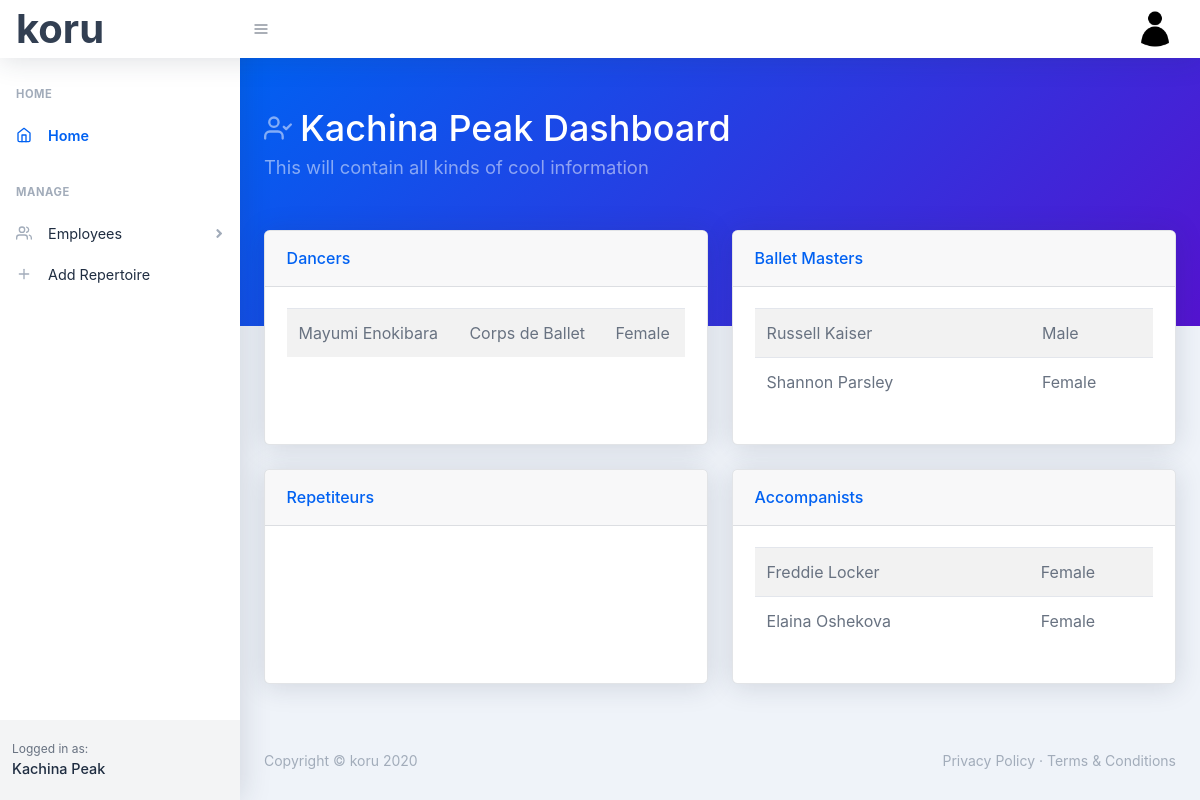
Page / (signed in) on the earlier database version.
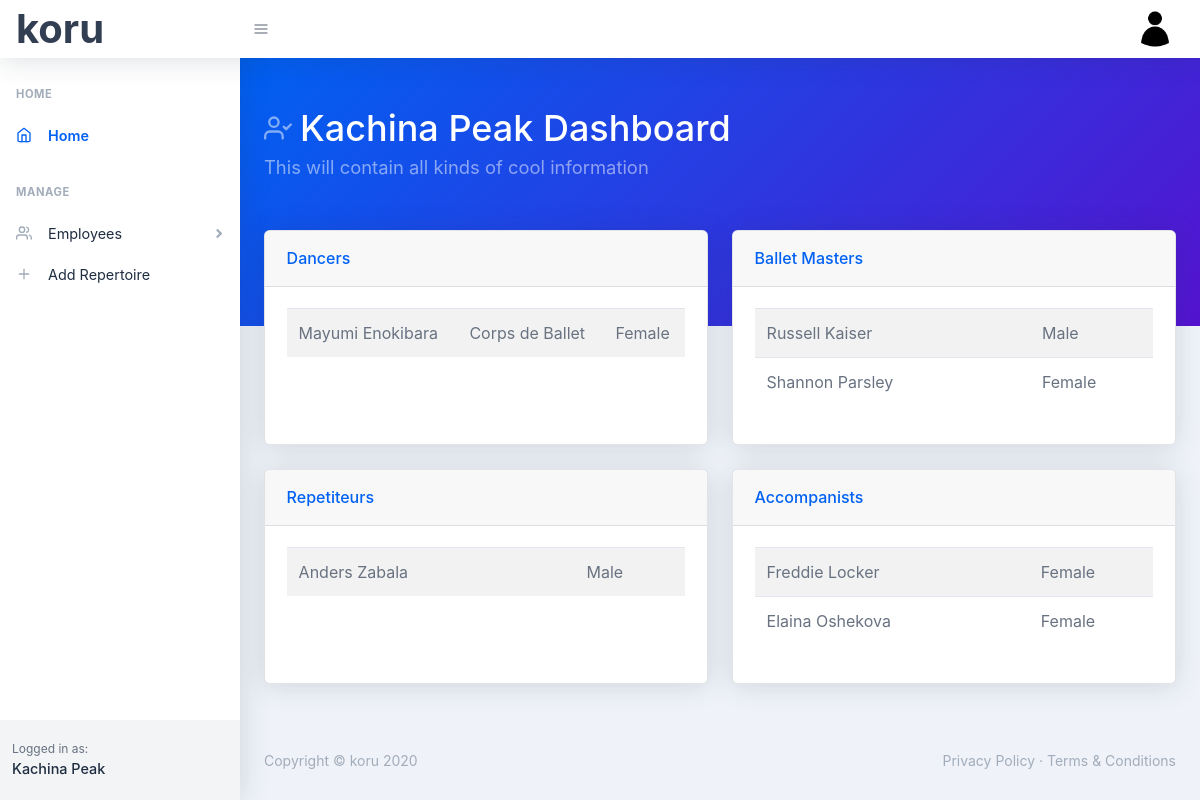
Same page on the later database version.
### koru/models.py (models this page shows, shortened)
class User(db.Model, UserMixin):
    id = db.Column(db.Integer, primary_key=True)
    first_name = db.Column(db.String(30), nullable=False)
    last_name = db.Column(db.String(30), nullable=False)
    company_name = db.Column(db.String(60), nullable=False)
    email = db.Column(db.String(60), unique=True, nullable=False)
    image_file = db.Column(db.String(20), nullable=False, default='default.png')
    password = db.Column(db.String(60), nullable=False)
    dancers = db.relationship('Dancer', backref='company', lazy=True)
    balletmasters= db.relationship('BalletMaster', backref='company', lazy=True)
    accompanists = db.relationship('Accompanist', backref='company', lazy=True)
    repetiteurs = db.relationship('Repetiteur', backref='company', lazy=True)

class Dancer(db.Model):
    id = db.Column(db.Integer, primary_key=True)
    first_name = db.Column(db.String(30), nullable=False)
    last_name = db.Column(db.String(30), nullable=False)
    rank = db.Column(db.String(20), nullable=False)
    gender = db.Column(db.String(20), nullable=False)
    user_id = db.Column(db.Integer, db.ForeignKey('user.id'), nullable=False)

class BalletMaster(db.Model):
    id = db.Column(db.Integer, primary_key=True)
    first_name = db.Column(db.String(30), nullable=False)
    last_name = db.Column(db.String(30), nullable=False)
    gender = db.Column(db.String(20), nullable=False)
    user_id = db.Column(db.Integer, db.ForeignKey('user.id'), nullable=False)

class Accompanist(db.Model):
    id = db.Column(db.Integer, primary_key=True)
    first_name = db.Column(db.String(30), nullable=False)
    last_name = db.Column(db.String(30), nullable=False)
    gender = db.Column(db.String(20), nullable=False)
    user_id = db.Column(db.Integer, db.ForeignKey('user.id'), nullable=False)

class Repetiteur(db.Model):
    id = db.Column(db.Integer, primary_key=True)
    first_name = db.Column(db.String(30), nullable=False)
    last_name = db.Column(db.String(30), nullable=False)
    gender = db.Column(db.String(20), nullable=False)
    user_id = db.Column(db.Integer, db.ForeignKey('user.id'), nullable=False)

### koru/main/routes.py (the view)
@main.route('/')
def index():
    if current_user.is_authenticated == False:
        return redirect(url_for('main.landing'))
    dancers = Dancer.query.filter_by(user_id=current_user.id).order_by(Dancer.last_name).all()
    bms = BalletMaster.query.filter_by(user_id=current_user.id).order_by(BalletMaster.last_name).all()
    accompanists = Accompanist.query.filter_by(user_id=current_user.id).order_by(Accompanist.last_name).all()
    repetiteurs = Repetiteur.query.filter_by(user_id=current_user.id).order_by(Repetiteur.last_name).all()
    return render_template('index.html', title='Home', dancers=dancers, bms=bms, accompanists=accompanists, repetiteurs=repetiteurs)

### koru/models.py (called while the page is built)
@login_manager.user_loader
def load_user(user_id):
    return User.query.get(int(user_id))

### koru/templates/index.html (shortened to what this page needs)
{% extends "layout.html" %}
{% block header %}
<header class="page-header page-header-dark bg-gradient-primary-to-secondary pb-10">
    <div class="container">
        <div class="page-header-content pt-4">
            <div class="row align-items-center justify-content-between">
                <div class="col-auto mt-4">
                    <h1 class="page-header-title">
                        <div class="page-header-icon"><i data-feather="user-check"></i></div>
                        {{ current_user.company_name }} Dashboard
                    </h1>
                    <div class="page-header-subtitle">This will contain all kinds of cool information</div>
                </div>
            </div>
        </div>
    </div>
</header>
{% endblock %}
{% block main %}
<div class="container">
    <div class="row mt-n10">
        <div class="col-xl-6 mb-4">
            <div class="card card-header-actions h-100">
                <div class="card-header">
                    Dancers
                </div>
                <div class="card-body">
                    <table class="table table-striped">
                        <tbody>
                            {% for dancer in dancers %}
                            <tr>
                                <td>{{ dancer.first_name}} {{ dancer.last_name }}</td>
                                <td>{{ dancer.rank }}</td>
                                <td>{{ dancer.gender }}</td>
                            </tr>
                            {% endfor %}
                        </tbody>
                    </table>
                </div>
            </div>
        </div>
        <div class="col-xl-6 mb-4">
            <div class="card card-header-actions h-100">
                <div class="card-header">
                    Ballet Masters
                </div>
                <div class="card-body">
                    <table class="table table-striped">
                        <tbody>
                            {% for bm in bms %}
                            <tr>
                                <td>{{ bm.first_name}} {{ bm.last_name }}</td>
                                <td>{{ bm.rank }}</td>
                                <td>{{ bm.gender }}</td>
                            </tr>
                            {% endfor %}
                        </tbody>
                    </table>
                </div>
            </div>
        </div>
    </div>
    <div class="row">
        <div class="col-xl-6 mb-4">
            <div class="card card-header-actions h-100">
                <div class="card-header">
                    Repetiteurs
                </div>
                <div class="card-body">
                    <table class="table table-striped">
                        <tbody>
                            {% for repetiteur in repetiteurs %}
                            <tr>
                                <td>{{ repetiteur.first_name}} {{ repetiteur.last_name }}</td>
                                <td>{{ repetiteur.rank }}</td>
                                <td>{{ repetiteur.gender }}</td>
                            </tr>
                            {% endfor %}
                        </tbody>
                    </table>
                </div>
            </div>
        </div>
        <div class="col-xl-6 mb-4">
            <div class="card card-header-actions h-100">
                <div class="card-header">
                    Accompanists
                </div>
                <div class="card-body">
                    <table class="table table-striped">
                        <tbody>
                            {% for accompanist in accompanists %}
                            <tr>
                                <td>{{ accompanist.first_name}} {{ accompanist.last_name }}</td>
                                <td>{{ accompanist.rank }}</td>
                                <td>{{ accompanist.gender }}</td>
                            </tr>
                            {% endfor %}
                        </tbody>
                    </table>
                </div>
            </div>
        </div>
    </div>
</div>
{% endblock %}

### koru/templates/layout.html (shortened to what this page needs)
<!DOCTYPE html>
<html lang="en">
    <head>
        <link href="../static/css/styles.css" rel="stylesheet" />
        <link href="https://cdn.datatables.net/1.10.21/css/jquery.dataTables.min.css" type="text/css" rel="stylesheet" />
    </head>
    <body class="nav-fixed">
        <nav class="topnav navbar navbar-expand shadow navbar-light bg-white" id="sidenavAccordion">
            <a class="navbar-brand" style="font-size: 40px;" href="{{ url_for('main.index') }}">koru</a>
            <button class="btn btn-icon btn-transparent-dark order-1 order-lg-0 mr-lg-2" id="sidebarToggle" href="#"><i data-feather="menu"></i></button>
            <ul class="navbar-nav align-items-center ml-auto">
                {% if current_user.is_authenticated %}
                <li class="nav-item dropdown no-caret mr-2 dropdown-user">
                    <a class="btn btn-icon btn-transparent-dark dropdown-toggle" id="navbarDropdownUserImage" href="javascript:void(0);" role="button" data-toggle="dropdown" aria-haspopup="true" aria-expanded="false"><img class="img-fluid" src="../static/images/profile_pics/{{ current_user.image_file }}" /></a>
                </li>
                {% else %}
                <a class="nav-link" href="{{ url_for('users.register') }}">Register</a>
                <a class="nav-link" href="{{ url_for('users.login') }}">Login</a>
                {% endif %}
            </ul>
        </nav>
        <div id="layoutSidenav">
            <div id="layoutSidenav_nav">
                <nav class="sidenav shadow-right sidenav-light">
                    <div class="sidenav-menu">
                        <div class="nav accordion" id="accordionSidenav">
                            <div class="sidenav-menu-heading">Home</div>
                            <a class="nav-link" href="{{ url_for('main.index') }}">
                                <div class="nav-link-icon"><i data-feather="home"></i></div>
                                Home
                            </a>
                            <div class="sidenav-menu-heading">Manage</div>
                            <a class="nav-link collapsed" href="javascript:void(0);" data-toggle="collapse" data-target="#collapseDashboards" aria-expanded="false" aria-controls="collapseDashboards">
                                <div class="nav-link-icon"><i data-feather="users"></i></div>
                                Employees
                                <div class="sidenav-collapse-arrow"><i class="fas fa-angle-down"></i></div>
                            </a>
                            <a class="nav-link" href="charts.html">
                                <div class="nav-link-icon"><i data-feather="plus"></i></div>
                                Add Repertoire
                            </a>
                        </div>
                    </div>
                    <div class="sidenav-footer">
                        <div class="sidenav-footer-content">
                            <div class="sidenav-footer-subtitle">Logged in as:</div>
                            <div class="sidenav-footer-title">{{ current_user.company_name }}</div>
                        </div>
                    </div>
                </nav>
            </div>
            <div id="layoutSidenav_content">
                <main>
                    {% block header %} {% endblock %}
                        {% block main %} {% endblock %}
                </main>
                <footer class="footer mt-auto footer-light">
                    <div class="container-fluid">
                        <div class="row">
                            <div class="col-md-6 small">Copyright &copy; koru 2020</div>
                            <div class="col-md-6 text-md-right small">
                                <a href="#!">Privacy Policy</a>
                                &middot;
                                <a href="#!">Terms &amp; Conditions</a>
                            </div>
                        </div>
                    </div>
                </footer>
            </div>
        </div>
    </body>
</html>

Differences in the rows shown:
added Repetiteur: first_name "Anders", last_name "Zabala", gender "Male"
